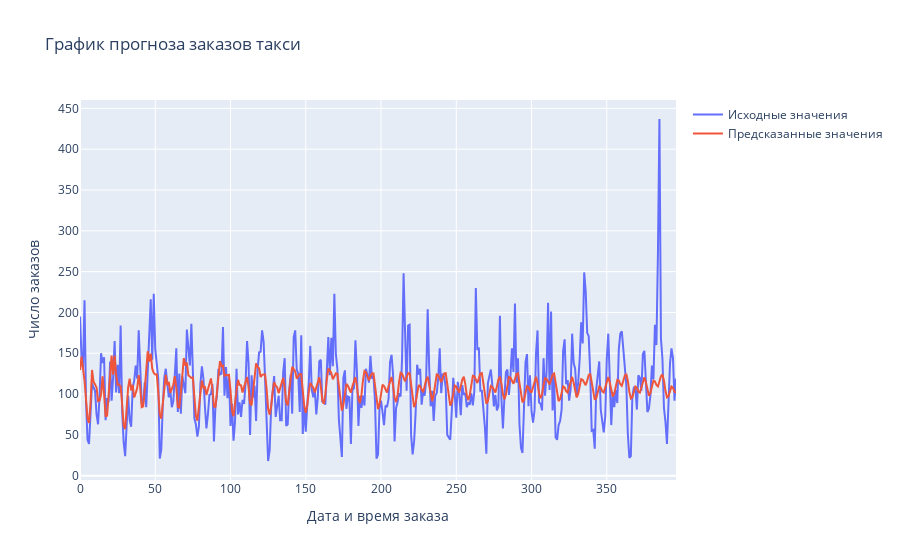

Here is the notebook cell this chart was saved with:
### Markdown cell above
### Прогнозирование с использованием модели ARIMA

### Code cell
# Подбор оптимальных гиперпараметров для ARIMA
TUNE_HYPERPARAMETERS = False
if TUNE_HYPERPARAMETERS:
    def objective(trial: optuna.Trial):

        order = (
            trial.suggest_int('p', 0, 31),
            trial.suggest_int('d', 1, 15),
            trial.suggest_int('q', 0, 31)
            )
        # Создание признаков
        train_make_feat = train.copy()
        if trial.suggest_categorical('day', [True,False]):
            train_make_feat['day'] = train_make_feat.index.day
        if trial.suggest_categorical('dayofweek', [True,False]):
            train_make_feat['dayofweek'] = train_make_feat.index.dayofweek
        if trial.suggest_categorical('lag_n', [True,False]):
            for lag in range(1, trial.suggest_int('max_lag', 1, 24) + 1):
                train_make_feat['lag_{}'.format(lag)] = train_make_feat['num_orders'].shift(lag)
        if trial.suggest_categorical('rolling_mean', [True,False]):
            train_make_feat['rolling_mean'] = train_make_feat['num_orders'] \
                .shift().rolling(trial.suggest_int('rolling_mean_size', 1, 24)).mean()
        train_make_feat.dropna(inplace=True)

        try:
            scores = [] # Получене целевых метрик на кросвалидации
            for train_index, test_index in TimeSeriesSplit(n_splits=9).split(train_make_feat):
                train_fold, test_fold = train_make_feat.iloc[train_index], train_make_feat.iloc[test_index]

                exog_train_fold = train_fold[list(set(train_make_feat.columns) - set(['num_orders']))]
                exog_test_fold = test_fold[list(set(train_make_feat.columns) - set(['num_orders']))]

                model = ARIMA(train_fold['num_orders'], order=order, exog=exog_train_fold)
                predictions = model.fit().predict(
                    start=len(train_fold), 
                    end=len(train_fold) + len(test_fold) - 1, 
                    exog=exog_test_fold
                )
                scores.append(np.sqrt(mean_squared_error(test_fold['num_orders'], predictions)))

            return np.mean(scores)
        except:
            raise optuna.TrialPruned()

    study = optuna.create_study(
        direction='minimize',
        sampler=TPESampler(seed=RANDOM_STATE),
        pruner=SuccessiveHalvingPruner(),
        )
    study.optimize(objective, n_trials=100, timeout=None, n_jobs=6)
else:
    print('''
Количество завершенных испытаний: 200
Лучшее испытание завершено на итерации: 174
Лучшее значение целевой метрики: 31.87537813711602
''')
    # Создание признаков
    train_make_feat = train.copy()

    scores = [] # Получене целевых метрик на кросвалидации
    for train_index, test_index in TimeSeriesSplit(n_splits=9).split(train_make_feat):
        train_fold, test_fold = train_make_feat.iloc[train_index], train_make_feat.iloc[test_index]

        model = ARIMA(train_fold['num_orders'], order=(32,1,12))
        predictions = model.fit().predict(
            start=len(train_fold), 
            end=len(train_fold) + len(test_fold) - 1
        )
        scores.append(np.sqrt(mean_squared_error(test_fold['num_orders'], predictions)))

    print('Значение RMSE:', np.mean(scores).round(1))
    print('95% доверительный интервал:', np.round(st.t.interval(
        confidence=0.95, 
        df=(len(scores) - 1), 
        loc=np.mean(scores), 
        scale=np.std(scores)
    ),1))

    fig = go.Figure()
    fig.add_trace(go.Scatter(y=test_fold.num_orders, name='Исходные значения'))
    fig.add_trace(go.Scatter(y=predictions, name='Предсказанные значения'))
    fig.update_layout(
        xaxis_title='Дата и время заказа', 
        yaxis_title='Число заказов', 
        title='График прогноза заказов такси')
    fig.show()

### Figure 1 — Plotly figure (JSON) as saved in the notebook; plotly's stock layout.template omitted (floating-point values rounded to 4 significant figures; data arrays with more than 128 entries replaced by an {"elided": "..."} marker saying what was removed)
{"data": [{"name": "Исходные значения", "type": "scatter", "y": {"elided": "397 int values"}}, {"name": "Предсказанные значения", "type": "scatter", "y": {"elided": "397 float values"}}], "layout": {"title": {"text": "График прогноза заказов такси"}, "xaxis": {"title": {"text": "Дата и время заказа"}}, "yaxis": {"title": {"text": "Число заказов"}}}}
